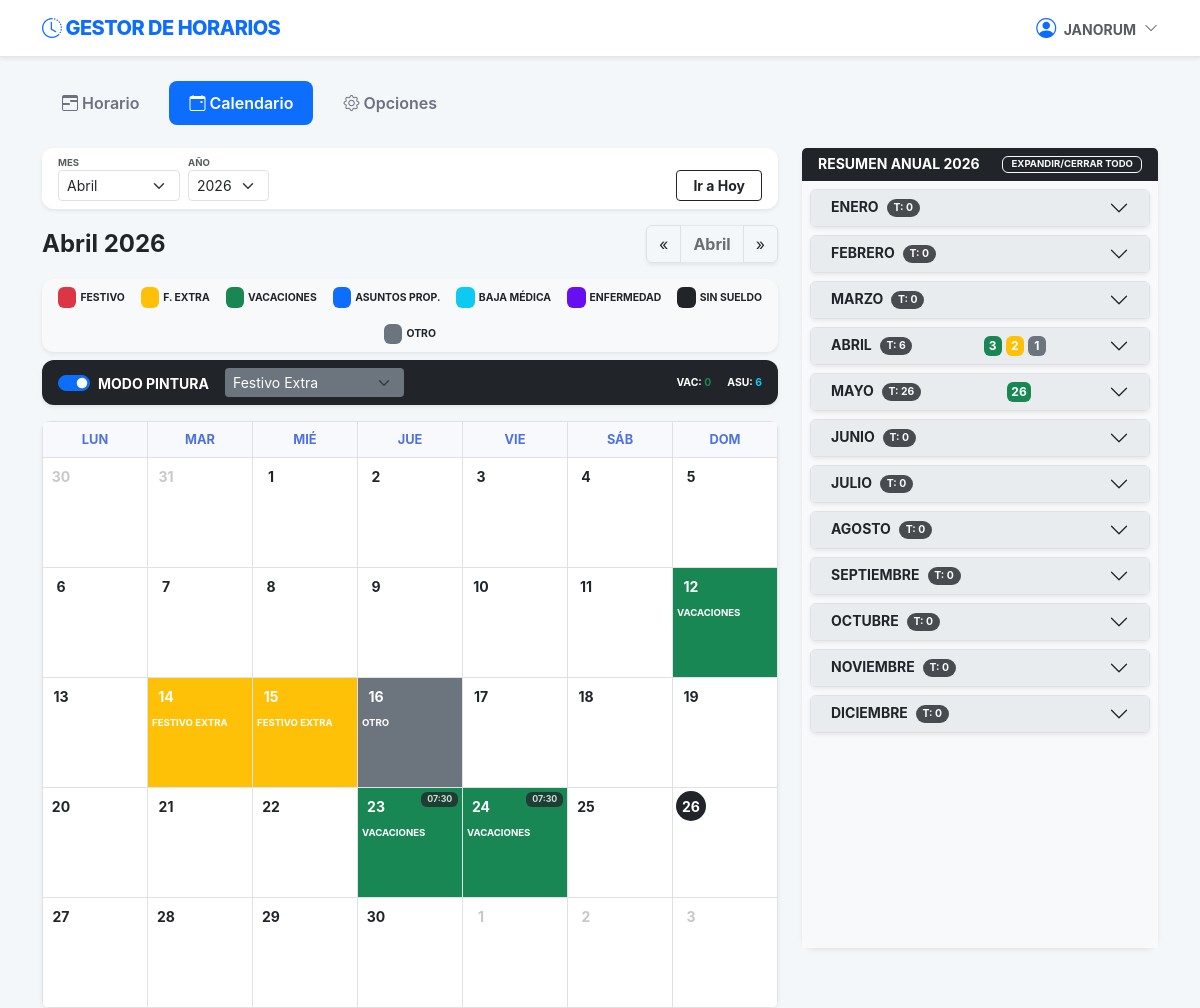
The app's page /calendario/ (signed in), older data.
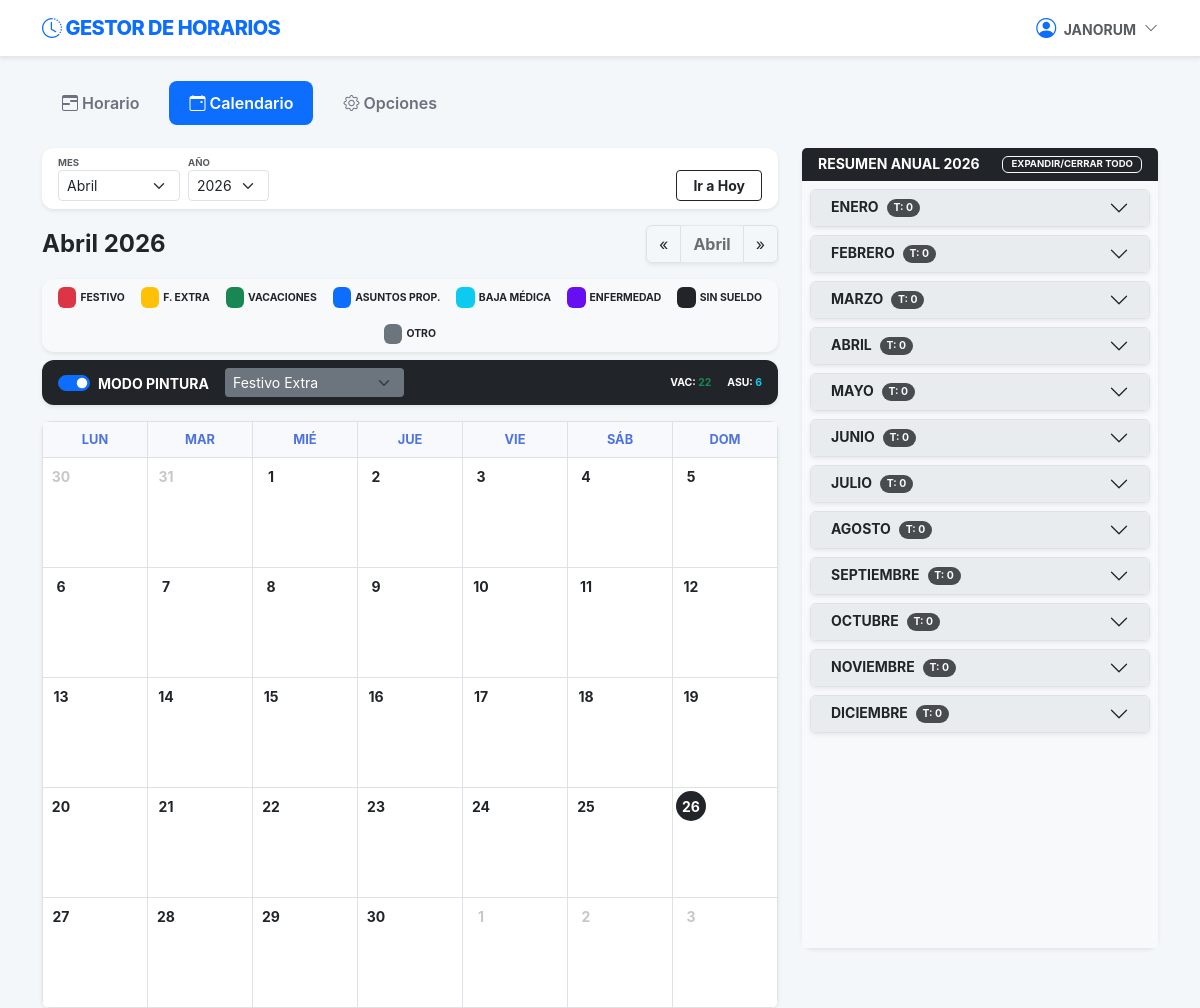
The same page, newer data.
### apps/opciones/models.py (models this page shows, shortened)
class SaldoDias(models.Model):
    usuario = models.ForeignKey(User, on_delete=models.CASCADE, related_name='saldos')
    anio = models.IntegerField(default=2026)
    vacaciones_totales = models.IntegerField(default=22)
    asuntos_propios_totales = models.IntegerField(default=6)
    vacaciones_disfrutadas = models.IntegerField(default=0)
    asuntos_disfrutados = models.IntegerField(default=0)
    class Meta:
        unique_together = ['usuario', 'anio']
        verbose_name = "Saldo de Días"
        verbose_name_plural = "Saldos de Días"
    @property
    def vacaciones_restantes(self):
        return max(0, self.vacaciones_totales - self.vacaciones_disfrutadas)
    @property
    def asuntos_restantes(self):
        return max(0, self.asuntos_propios_totales - self.asuntos_disfrutados)

### apps/calendario/views.py (the view)
# urls.py: path('', views.CalendarioView.as_view(), name='ver_calendario'),
class CalendarioView(LoginRequiredMixin, View):
    template_name = 'calendario/calendario.html'
    def get(self, request, *args, **kwargs):
        hoy = datetime.now()
        try:
            año = int(request.GET.get('año', hoy.year))
            mes = int(request.GET.get('mes', hoy.month))
        except ValueError:
            año, mes = hoy.year, hoy.month
        if mes > 12:
            mes = 1
            año += 1
        elif mes < 1:
            mes = 12
            año -= 1
        datos = CalendarioService.obtener_mes(año, mes, request.user)
        nombres_meses = [
            "Enero", "Febrero", "Marzo", "Abril", "Mayo", "Junio",
            "Julio", "Agosto", "Septiembre", "Octubre", "Noviembre", "Diciembre"
        ]
        context = {
            'semanas': datos['semanas'],
            'resumen_anual': datos['resumen_anual'],
            'tipos_opciones': datos['tipos_opciones'],
            'saldo': datos['saldo'],  # Objeto SaldoDias
            'nombre_mes': nombres_meses[mes-1],
            'año': año,
            'mes': mes,
            'range_años': range(hoy.year - 5, hoy.year + 6),
            'año_hoy': hoy.year,
            'mes_hoy': hoy.month,
            'usuario': request.user,
        }
        return render(request, self.template_name, context)

### apps/calendario/templates/calendario/calendario.html (shortened to what this page needs)
{% extends "base.html" %}
{% block content %}
<div class="row g-4">
    <div class="col-xl-8">
        <div class="card shadow-sm border-0 mb-3 bg-white">
            <div class="card-body py-2">
                <form method="GET" class="row g-2 align-items-center">
                    <div class="col-auto">
                        <label class="small fw-bold text-muted text-uppercase" style="font-size: 0.6rem; display: block;">Mes</label>
                        <select name="mes" class="form-select form-select-sm" onchange="this.form.submit()">
                            <option value="4" {% if mes == 4 %}selected{% endif %}>Abril</option>
                        </select>
                    </div>
                    <div class="col-auto">
                        <label class="small fw-bold text-muted text-uppercase" style="font-size: 0.6rem; display: block;">Año</label>
                        <select name="año" class="form-select form-select-sm" onchange="this.form.submit()">
                            {% for a in range_años %}
                                <option value="{{ a }}" {% if año == a %}selected{% endif %}>{{ a }}</option>
                            {% endfor %}
                        </select>
                    </div>
                    <div class="col-auto ms-auto align-self-end">
                        <a href="?mes={{ mes_hoy }}&año={{ año_hoy }}" class="btn btn-sm btn-outline-dark fw-bold px-3">Ir a Hoy</a>
                    </div>
                </form>
            </div>
        </div>
        <div class="d-flex justify-content-between align-items-center mb-3">
            <h4 class="fw-bold mb-0 text-dark">{{ nombre_mes }} {{ año }}</h4>
            <div class="btn-group shadow-sm">
                <a href="?mes={{ mes|add:'-1' }}&año={{ año }}" class="btn btn-white border">&laquo;</a>
                <button class="btn btn-white border fw-bold" disabled>{{ nombre_mes }}</button>
                <a href="?mes={{ mes|add:'1' }}&año={{ año }}" class="btn btn-white border">&raquo;</a>
            </div>
        </div>
        <div class="card shadow-sm border-0 mb-2 bg-light">
            <div class="card-body p-2 d-flex flex-wrap justify-content-center gap-3">
                <div class="d-flex align-items-center"><span class="badge FESTIVO me-1">&nbsp;</span> <small class="fw-bold" style="font-size: 0.65rem;">FESTIVO</small></div>
                <div class="d-flex align-items-center"><span class="badge FESTIVO_EXTRA me-1">&nbsp;</span> <small class="fw-bold" style="font-size: 0.65rem;">F. EXTRA</small></div>
                <div class="d-flex align-items-center"><span class="badge VACACIONES me-1">&nbsp;</span> <small class="fw-bold" style="font-size: 0.65rem;">VACACIONES</small></div>
                <div class="d-flex align-items-center"><span class="badge ASUNTOS_PROPIOS me-1">&nbsp;</span> <small class="fw-bold" style="font-size: 0.65rem;">ASUNTOS PROP.</small></div>
                <div class="d-flex align-items-center"><span class="badge BAJA me-1">&nbsp;</span> <small class="fw-bold" style="font-size: 0.65rem;">BAJA MÉDICA</small></div>
                <div class="d-flex align-items-center"><span class="badge ENFERMEDAD me-1">&nbsp;</span> <small class="fw-bold" style="font-size: 0.65rem;">ENFERMEDAD</small></div>
                <div class="d-flex align-items-center"><span class="badge SIN_SUELDO me-1">&nbsp;</span> <small class="fw-bold" style="font-size: 0.65rem;">SIN SUELDO</small></div>
                <div class="d-flex align-items-center"><span class="badge OTRO me-1">&nbsp;</span> <small class="fw-bold" style="font-size: 0.65rem;">OTRO</small></div>
            </div>
        </div>
        <div class="card shadow-sm border-0 mb-3 bg-dark text-white">
            <div class="card-body py-2 d-flex align-items-center justify-content-between">
                <div class="d-flex align-items-center gap-3">
                    <div class="form-check form-switch m-0">
                        <input class="form-check-input" type="checkbox" id="switchModoPintar" onchange="toggleModoPintar()" checked>
                        <label class="form-check-label small fw-bold text-uppercase" for="switchModoPintar">Modo Pintura</label>
                    </div>
                    <select id="pincelTipo" class="form-select form-select-sm bg-secondary text-white border-0" style="width: auto;">
                        {% for valor, etiqueta in tipos_opciones %}
                        <option value="{{ valor }}">{{ etiqueta }}</option>
                        {% endfor %}
                    </select>
                </div>
                <div class="small fw-bold text-uppercase d-flex gap-3" style="font-size: 0.65rem;">
                    <span>VAC: <span id="val-vac" class="text-success">{{ saldo.vacaciones_restantes }}</span></span>
                    <span>ASU: <span id="val-asu" class="text-info">{{ saldo.asuntos_restantes }}</span></span>
                </div>
            </div>
        </div>
        <div class="card shadow-sm border-0 rounded-3 overflow-hidden" id="contenedorCalendario">
            <table class="table table-bordered mb-0 text-center" style="table-layout: fixed; user-select: none;">
                <thead class="bg-light small fw-bold text-muted">
                    <tr>
                        <th>LUN</th><th>MAR</th><th>MIÉ</th><th>JUE</th><th>VIE</th><th>SÁB</th><th>DOM</th>
                    </tr>
                </thead>
                <tbody>
                    {% for semana in semanas %}
                    <tr style="height: 110px;">
                        {% for dia in semana %}
                        <td id="celda-{{ dia.fecha }}"
                            class="p-0 position-relative dia-calendario modo-pincel {{ dia.tipo_raw }} {% if not dia.es_mes_actual %}opacity-25{% endif %} {% if dia.es_hoy %}dia-hoy{% endif %}"
                            style="cursor: pointer; vertical-align: top;"
                            data-fecha="{{ dia.fecha }}"
                            data-dia-semana="{{ forloop.counter }}"
                            data-es-oficial="{{ dia.es_oficial|yesno:'true,false' }}"
                            onmousedown="iniciarArrastre(this)"
                            onmouseenter="pintarEnArrastre(this)"
                            onclick="manejadorClickDia(this)">
                            <div class="p-1 h-100 d-flex flex-column text-start pointer-none">
                                <div class="d-flex justify-content-between align-items-start mb-1">
                                    <span class="fw-bold small numero-dia">{{ dia.dia }}</span>
                                    {% if dia.total_str %}
                                        <span class="badge bg-dark opacity-75" style="font-size:0.55rem; color: white !important;">{{ dia.total_str }}</span>
                                    {% endif %}
                                </div>
                                <div class="mt-1 d-flex flex-column info-dia">
                                    {% if dia.tipo_dia %}
                                    <div class="fw-bolder text-uppercase text-truncate label-tipo" style="font-size: 0.6rem; line-height: 1;">{{ dia.tipo_dia }}</div>
                                    {% endif %}
                                </div>
                            </div>
                        </td>
                        {% endfor %}
                    </tr>
                    {% endfor %}
                </tbody>
            </table>
        </div>
    </div>
    <div class="col-xl-4">
        <div class="card shadow-sm border-0 h-100 d-flex flex-column" style="max-height: 800px;">
            <div class="card-header bg-dark text-white py-2 d-flex justify-content-between align-items-center border-0">
                <h6 class="mb-0 small fw-bold text-uppercase">Resumen Anual {{ año }}</h6>
                <button class="btn btn-xs btn-outline-light py-0 px-2 fw-bold" style="font-size: 0.6rem;" onclick="toggleTodosAcordeones()">
                    EXPANDIR/CERRAR TODO
                </button>
            </div>
            <div class="card-body p-0 overflow-auto bg-light">
                <div class="accordion accordion-flush p-2" id="accFestivos">
                    {% for mes_nombre, info in resumen_anual.items %}
                    <div class="accordion-item border rounded shadow-sm mb-2 overflow-hidden item-mes-resumen" id="mes-resumen-{{ forloop.counter }}">
                        <h2 class="accordion-header">
                            <button class="accordion-button collapsed py-2 d-flex align-items-center bg-custom-mes text-dark shadow-none border-0" type="button" data-bs-toggle="collapse" data-bs-target="#m{{ forloop.counter }}">
                                <span class="fw-bold small me-2">{{ mes_nombre|upper }}</span>
                                <span class="badge bg-dark rounded-pill me-auto badge-total" style="font-size: 0.65rem; opacity: 0.8; color: white !important;">T: {{ info.eventos|length }}</span>
                                <div class="d-flex gap-1 ms-2 container-badges">
                                    {% for tipo, cantidad in info.conteos.items %}
                                        <span class="badge {{ tipo }} p-1 badge-conteo" data-tipo="{{ tipo }}" style="min-width: 18px;">{{ cantidad }}</span>
                                    {% endfor %}
                                </div>
                            </button>
                        </h2>
                    </div>
                    {% endfor %}
                </div>
            </div>
        </div>
    </div>
</div>
{% endblock %}

### templates/base.html (shortened to what this page needs)
<!DOCTYPE html>
<html lang="es">
<head>
    <link href="https://cdn.jsdelivr.net/npm/bootstrap@5.3.0/dist/css/bootstrap.min.css" rel="stylesheet">
    <link rel="stylesheet" href="https://cdn.jsdelivr.net/npm/bootstrap-icons@1.11.0/font/bootstrap-icons.css">
</head>
<body>
<nav class="navbar navbar-expand-lg navbar-light mb-4 shadow-sm">
    <div class="container">
        <a class="navbar-brand" href="{% if user.is_authenticated %}{% url 'horario:ver_horario' %}{% else %}{% url 'login' %}{% endif %}">
            <i class="bi bi-clock-history"></i> GESTOR DE HORARIOS
        </a>
        <div class="ms-auto d-flex align-items-center">
            {% if user.is_authenticated %}
                <div class="dropdown user-dropdown">
                    <a class="dropdown-toggle d-flex align-items-center text-muted" id="userMenu" data-bs-toggle="dropdown" aria-expanded="false">
                        <span class="small fw-bold text-uppercase me-2">
                            <i class="bi bi-person-circle text-primary fs-5 me-1"></i> {{ user.username }}
                        </span>
                        <i class="bi bi-chevron-down small"></i>
                    </a>
                </div>
            {% else %}
                <a href="{% url 'login' %}" class="btn btn-sm btn-primary fw-bold px-4">ENTRAR</a>
            {% endif %}
        </div>
    </div>
</nav>
<div class="container">
    {% if user.is_authenticated %}
    <ul class="nav nav-tabs mb-4" id="mainTabs">
        <li class="nav-item">
            <a class="nav-link {% if request.resolver_match.app_name == 'horario' %}active{% endif %}"
               href="{% url 'horario:ver_horario' %}">
               <i class="bi bi-calendar3-range"></i> Horario
            </a>
        </li>
        <li class="nav-item">
            <a class="nav-link {% if request.resolver_match.app_name == 'calendario' %}active{% endif %}"
               href="{% url 'calendario:ver_calendario' %}">
               <i class="bi bi-calendar-event"></i> Calendario
            </a>
        </li>
        <li class="nav-item">
            <a class="nav-link {% if request.resolver_match.app_name == 'opciones' and request.resolver_match.url_name != 'perfil' %}active{% endif %}"
               href="{% url 'opciones:main' %}">
                <i class="bi bi-gear"></i> Opciones
            </a>
        </li>
    </ul>
    {% endif %}
    {% block content %}{% endblock %}
</div>
</body>
</html>

Row changes from the older to the newer data that the page shows:
changed SaldoDias: vacaciones_restantes "0" → "22"
Text that changed along with them:
list line gone: "12 VACACIONES"
new list line: "12"
list line gone: "14 FESTIVO EXTRA 15 FESTIVO EXTRA 16 OTRO"
new list line: "14 15 16"
list line gone: "23 07:30 VACACIONES 24 07:30 VACACIONES"
new list line: "23 24"
new list line: "ABRIL T: 0"
new list line: "MAYO T: 0"
list line gone: "ABRIL T: 6 3 2 1"
list line gone: "MAYO T: 26 26"
